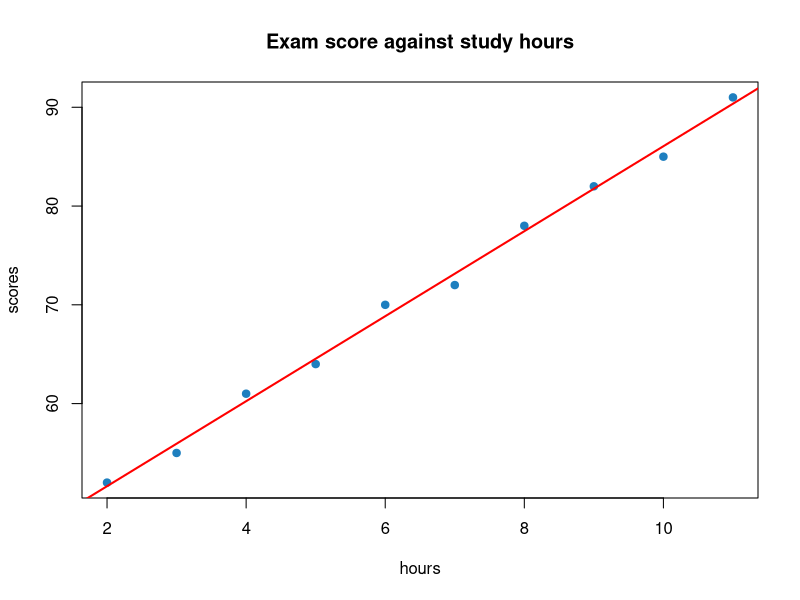
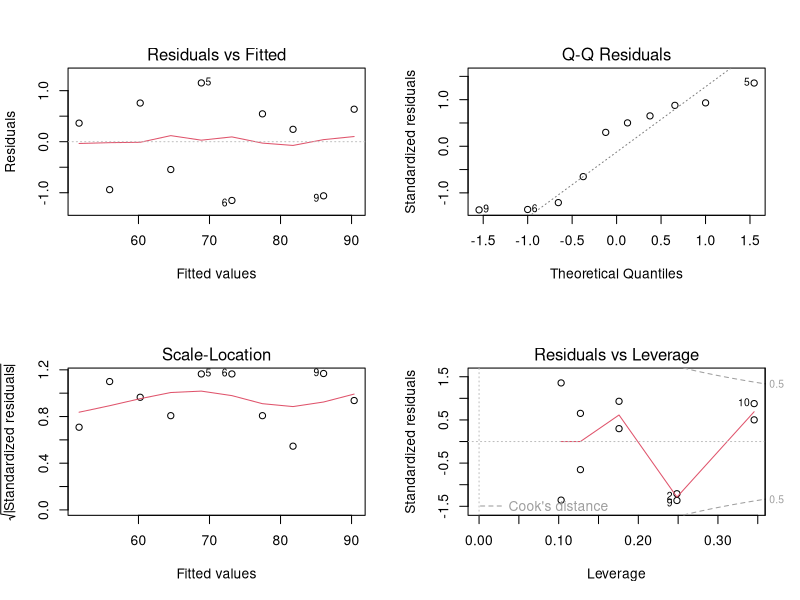

The R source for these figures, in order:
# =====================================================================
# Run with R 4.3.3 (Rscript --vanilla). What it prints, and the plots it
# draws, are on the lab page, and tools/data-science/run_r_equivalents.py
# runs it again. (Until October 2026 R could not be installed where these
# labs are checked, so this file was desk-checked only; every number in its
# comments has since been checked against R's own output.)
# =====================================================================
# Experiment 4: Correlation and simple linear regression
# Python equivalent: python/04_regression.py
# Same data as Course 4 Unit 4 -- coefficients must match those notes.

# Step 1: Enter the hours and scores
hours  <- c(2, 3, 4, 5, 6, 7, 8, 9, 10, 11)
scores <- c(52, 55, 61, 64, 70, 72, 78, 82, 85, 91)
df <- data.frame(hours, scores)

# Step 2: Measure the correlation, and plot the points
cor(hours, scores)                       # 0.997904 -- Pearson
cor(hours, scores, method = "spearman")  # rank correlation
cov(hours, scores)

plot(hours, scores, pch = 19, col = "#1e7fbf",
     main = "Exam score against study hours")

# Step 3: Fit the regression line
model <- lm(scores ~ hours, data = df)
summary(model)
#   (Intercept)  43.0303   Std.Error 0.7011   t 61.38
#   hours         4.3030   Std.Error 0.0987   t 43.615   p 8.43e-11
#   [Corrected: this gave the intercept's standard error as 1.0847 and its
#   t as 39.671. R prints 0.70111 and 61.38, and by hand
#   SE = 0.8961 x sqrt(1/10 + 6.5^2/82.5) = 0.7011.]
#   Multiple R-squared: 0.995812      F: 1902.26 on 1 and 8 DF
#
#   Fitted line:  scores = 43.0303 + 4.3030 * hours
#   Each extra hour of study is ASSOCIATED WITH about 4.3 more marks.

abline(model, col = "red", lwd = 2)

# Step 4: Use the model: coefficients, intervals, a prediction, residuals
coef(model)
confint(model)
predict(model, newdata = data.frame(hours = 7.5))    # 75.30
residuals(model)
par(mfrow = c(2, 2)); plot(model); par(mfrow = c(1, 1))   # diagnostics

# Step 5: Read the ANOVA table
anova(model)     # SS_reg = 1527.58, SS_res = 6.42, F = 1902.26

# TWO FREE ARITHMETIC CHECKS for simple regression (Course 4 Unit 4):
#   R-squared == r^2        0.997904^2 = 0.995812  ✓
#   F         == t^2        43.615^2   = 1902.26   ✓
